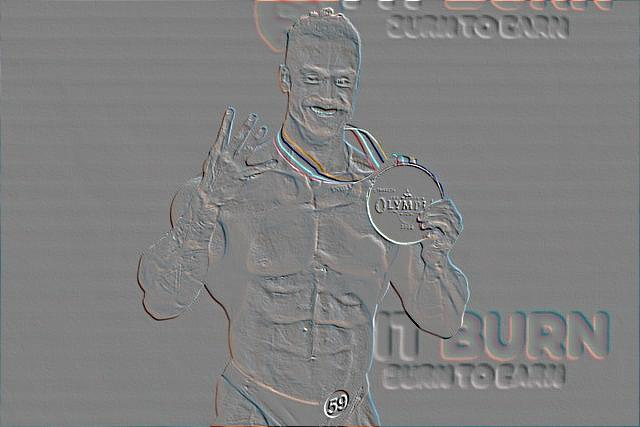
#> input picture lab7/filter/1.jpg, 640 x 427 px, found by its file name
$ python lab7.py
#> lines starting #> are read from the running program, lines starting #| are printed output that depends on the picture
from PIL import Image, ImageFilter
def z1():
    filename = "arnold.jpg"
    with Image.open(filename) as img:
        img.load()

    img.show()
    width, height = img.size

    format = img.format

    mode = img.mode

    print("Ширина: ", width)
    print("Высота: ", height)
    print("Формат: ", format)
    print("Цветовая модель: ", mode)

def z2():
    filename = "arnold.jpg"
    with Image.open(filename) as img:
        img.load()

    new_img=img.resize((img.width // 3, img.height // 3))
    new_img.save("resized_arnold.jpg")
    new_img.show()

    new_img=img.rotate(180)
    new_img.save("rotate_arnold.jpg")
    new_img.show()

    new_img = img.transpose(Image.FLIP_LEFT_RIGHT)
    new_img.save("glass_arnold.jpg")
    new_img.show()

def z3():
    filename = ("1.jpg", "2.jpg", "3.jpg")

    for i in filename:
        with Image.open(i) as img:
#> img is the input picture: PIL image 640x427 RGB; mean R, G, B 128, 128.1, 128
            new_img=img.filter(ImageFilter.EMBOSS)
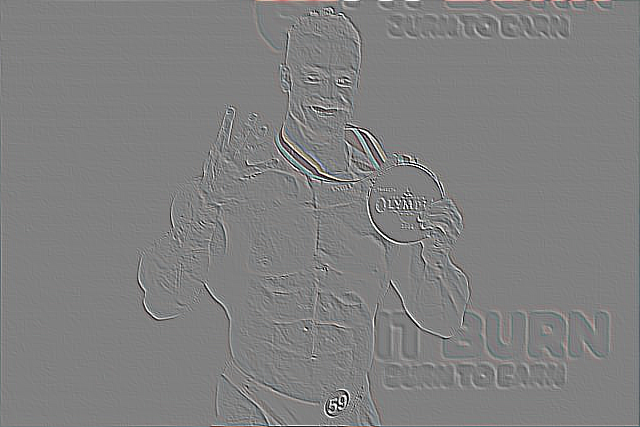
#> new_img: PIL image 640x427 RGB; mean R, G, B 128, 128, 128
            new_img.show()
            new_img.save("filter/" + str(i))
#> pass 2 of the loop in z3, `for i in filename:`:
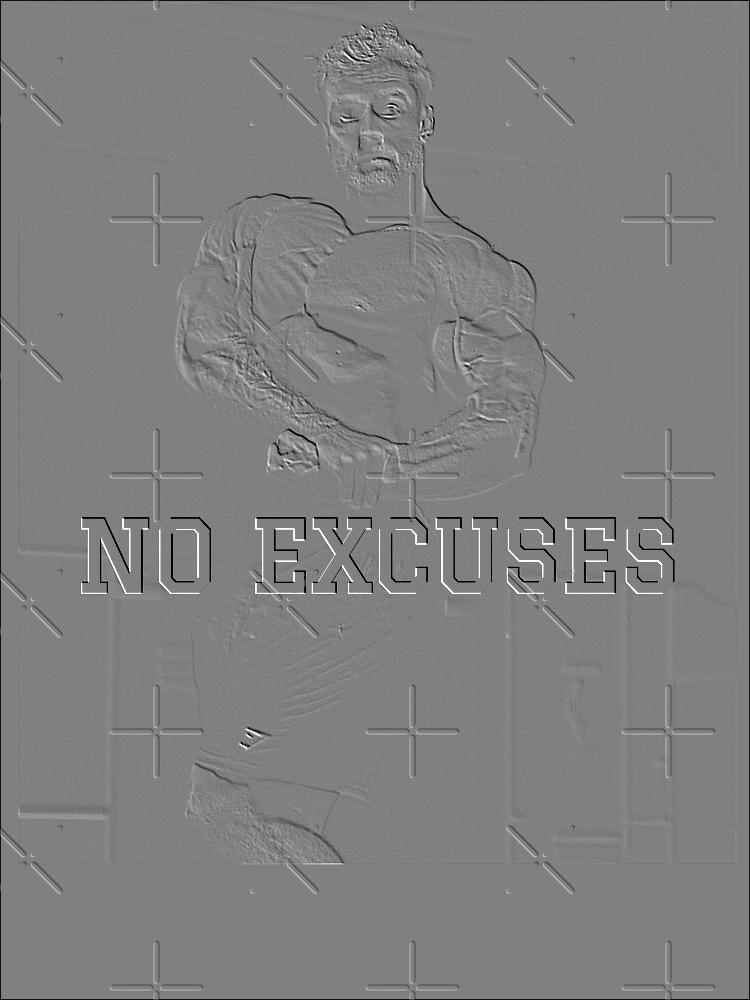
#> input picture lab7/filter/2.jpg, 750 x 1000 px, found by its file name
#> in z3, img is the input picture: PIL image 750x1000 L; min 0, max 255, mean 127.5
#> in z3, `new_img=img.filter(ImageFilter.EMBOSS)`:
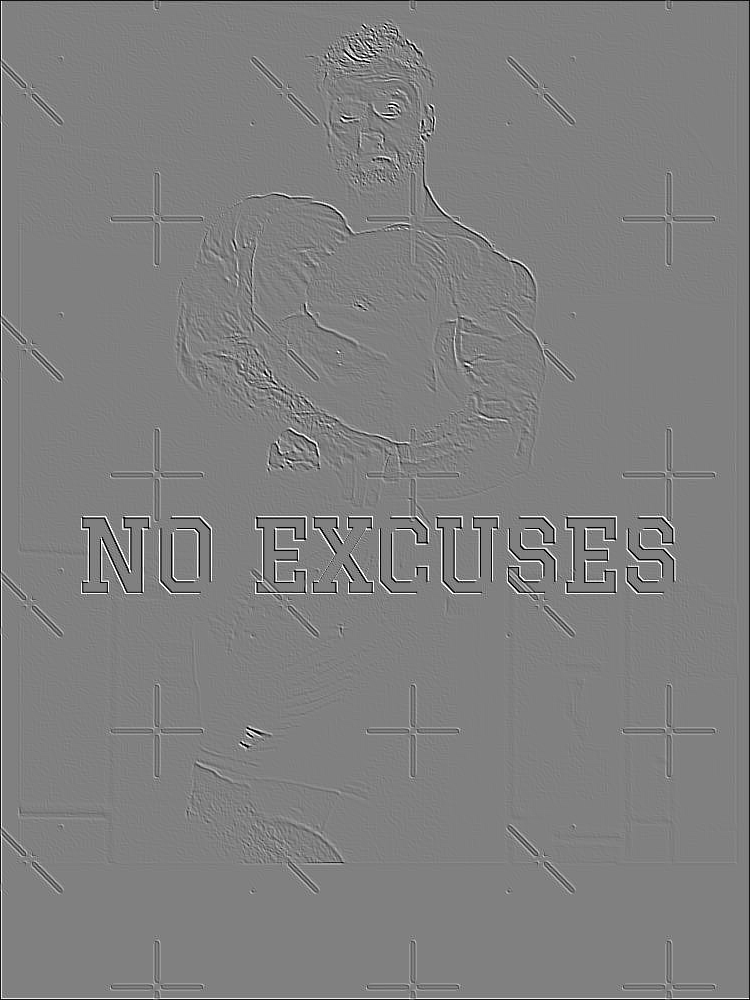
#> new_img: PIL image 750x1000 L; min 0, max 255, mean 127.7
#> pass 3 of the loop in z3, `for i in filename:`:
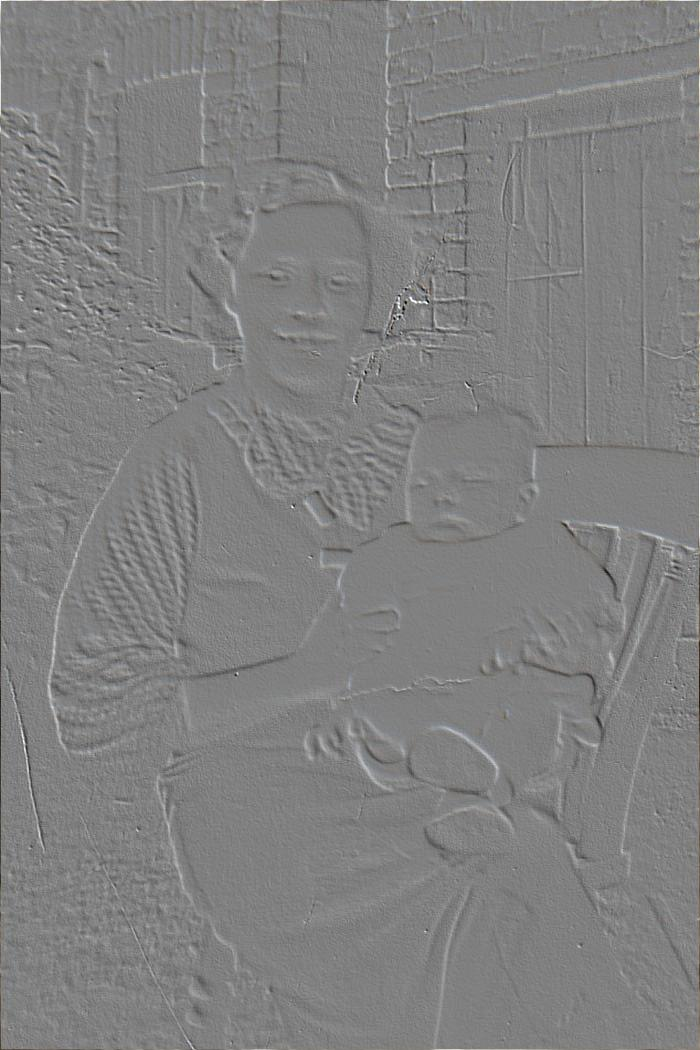
#> input picture lab7/filter/3.jpg, 700 x 1050 px, found by its file name
#> in z3, img is the input picture: PIL image 700x1050 RGB; mean R, G, B 128.2, 128.2, 128.1
#> in z3, `new_img=img.filter(ImageFilter.EMBOSS)`:
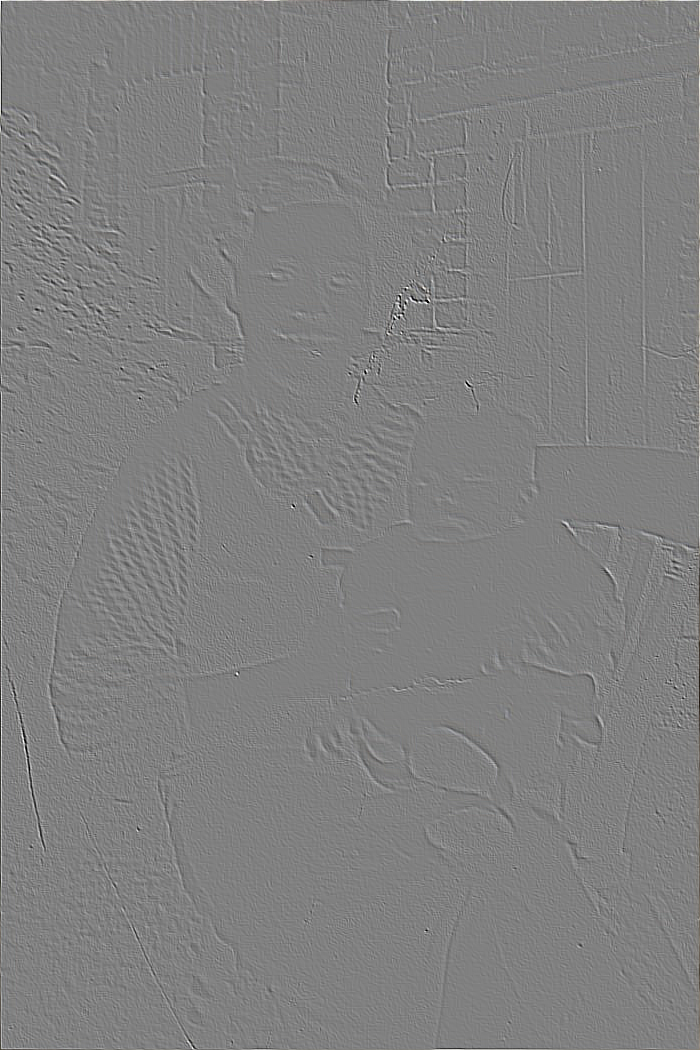
#> new_img: PIL image 700x1050 RGB; mean R, G, B 128.1, 128.1, 128.1

def z4():
    water = "watermark.png"
    with Image.open(water) as img_water:
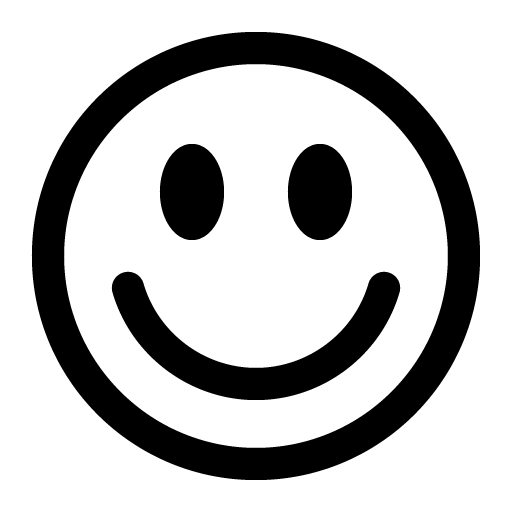
#> input picture lab7/watermark.png, 512 x 512 px
#> img_water is the input picture: PIL image 512x512 RGBA; mean R, G, B, A 0, 0, 0, 62.2
        img_water.load()

    filename = "arnold.jpg"
#> (the run stopped early here; a loop or call above may not have finished)
